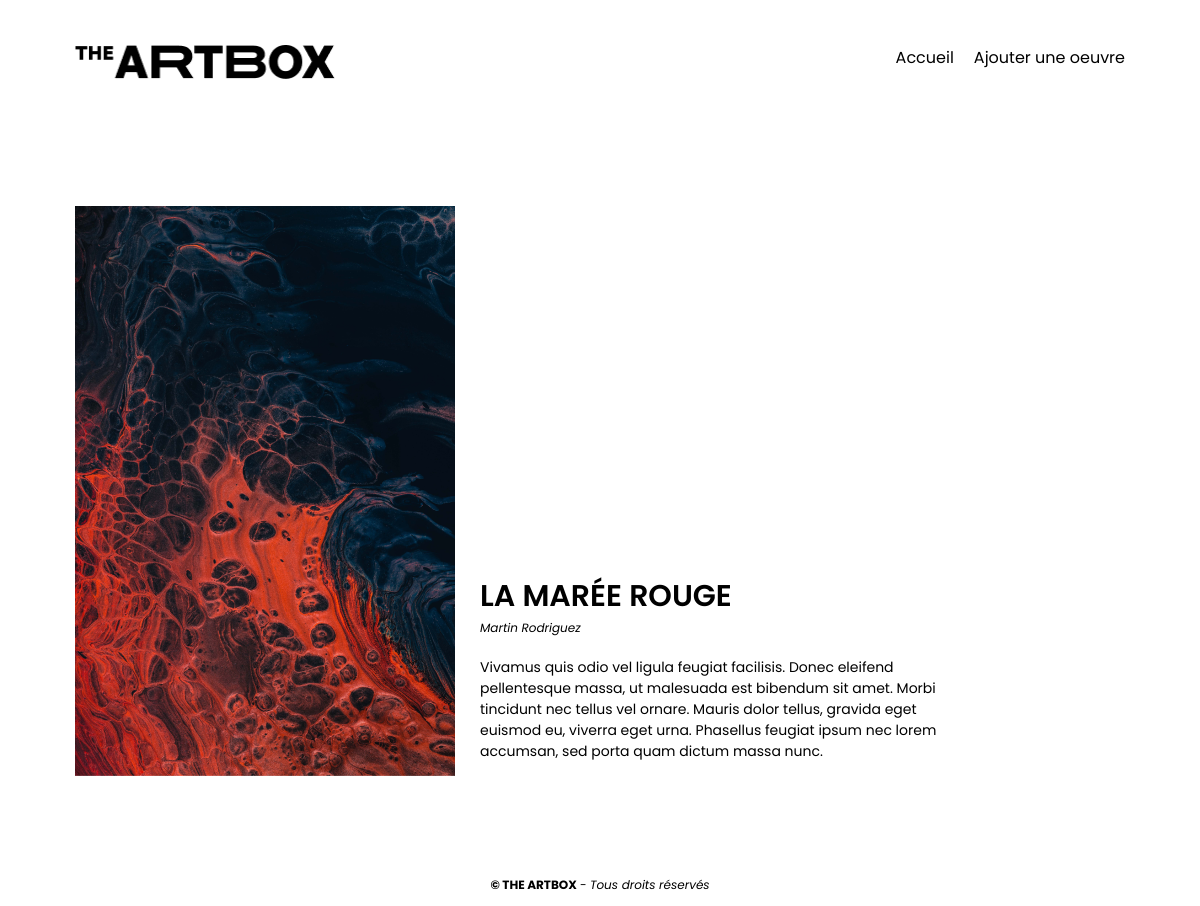
The app's page /oeuvre.php?id=2 with its own data.
### tables this page shows
CREATE TABLE `oeuvres` (
  `id` bigint(20) UNSIGNED NOT NULL,
  `title` varchar(128) NOT NULL,
  `artist` varchar(64) NOT NULL,
  `description` longtext NOT NULL,
  `image` varchar(255) NOT NULL
);

### oeuvre.php (the view, shortened to what this page needs)
<?php
    include './includes/bootstrap.php';
    $key = 'id';
    $selectedId = intval($_GET[$key]);
    $query = $dbConnection->prepare('SELECT * FROM oeuvres WHERE id = :id');
    $query->execute([
        'id' => $selectedId
    ]);
    $artwork = $query->fetch();
?>
<!doctype html>
<html lang="fr">
<head>
    <link rel="stylesheet" href="css/style.css">
</head>
<body>
    <?php include './includes/header.php'; ?>
    <main>
        <article id="detail-oeuvre">
            <div id="img-oeuvre">
                <img src="<?= $artwork['image'] ?>" alt="<?= $artwork['title'] ?>">
            </div>
            <div id="contenu-oeuvre">
                <h1><?= $artwork['title'] ?></h1>
                <p class="description"><?= $artwork['artist'] ?></p>
                <p class="description-complete"><?= $artwork['description'] ?></p>
            </div>
        </article>
    </main>
    <?php include ('./includes/footer.php') ?>
</body>
</html>

### css/style.css (style rules this page uses)
html, body { margin: 0; }
* { box-sizing: border-box; font-family: 'Poppins', sans-serif; }
main { max-width: 1080px; margin: auto; }
.oeuvre h2, #detail-oeuvre h1 { text-transform: uppercase; margin-top: 0; margin-bottom: 0; font-weight: 600; font-size: 30px; }
.oeuvre .description, #detail-oeuvre .description { font-style: italic; margin-top: 0; font-size: 12px; margin-bottom: 20px; }
#detail-oeuvre { display: flex; flex-wrap: wrap; align-items: end; margin-bottom: 100px; margin-top: 75px; font-size: 14px; padding: 0 15px; }
#img-oeuvre { margin-right: 25px; }
#img-oeuvre img { max-width: 470px; margin: auto; display: block; }
#contenu-oeuvre { max-width: 470px; }

### records on screen
oeuvres: image (picture), title "LA MARÉE ROUGE", artist "Martin Rodriguez", description "Vivamus quis odio vel ligula feugiat facilisis. Donec eleifend pellentesque massa, ut malesuada est bibendum sit amet. Morbi tincidunt nec tellus vel ornare. Mauris dolor tellus, gravida eget euismod eu, viverra eget urna. Phasellus feugiat ipsum nec lorem accumsan, sed porta quam dictum massa nunc."
